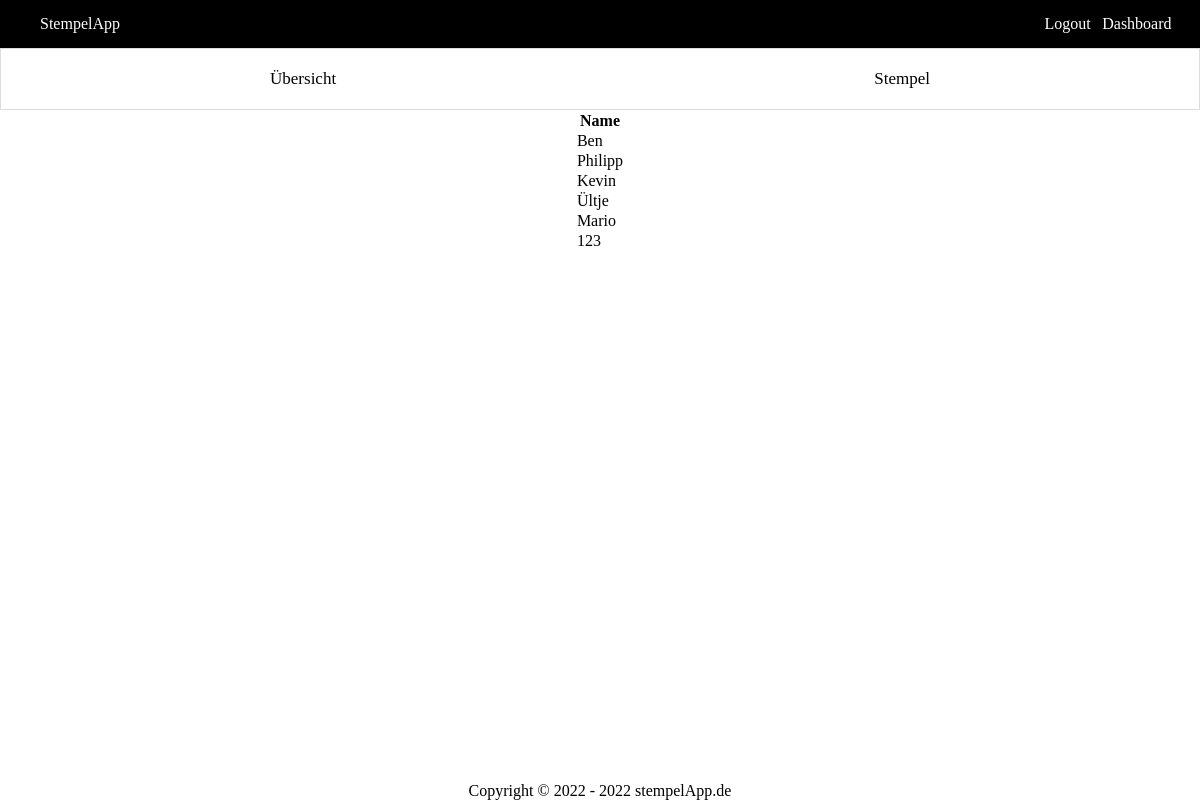
The app's page /website/dashboard/course/student.php?id=1 (signed in) with its own data.
### tables this page shows
CREATE TABLE Nutzer (Id INTEGER PRIMARY KEY UNIQUE, Name STRING NOT NULL UNIQUE, Passwort STRING NOT NULL, Rolle INTEGER NOT NULL, Freigeschaltet BOOLEAN);

### website/stempelAppManager.php (called while the page is built, shortened)
<?php
$db = new PDO('sqlite:' . dirname(__FILE__) . '/StempelApp.db');
function getUserById($id)
{
    global $db;
    $query =
        'SELECT *
        FROM Nutzer
        WHERE Id = :id';
    $stmt = $db->prepare($query);
    $stmt->bindParam(":id", $id);
    $stmt->execute();
    return $stmt->fetch(PDO::FETCH_ASSOC);
}
function getUsersForCourse($course)
{
    global $db;
    $query =
        'SELECT n.Id, n.Name
        FROM Nutzer n, Schüler_Kurs sk, Kurs k
        WHERE sk.Schüler = n.Id
        AND sk.Kurs = k.Id
        AND k.Id = :id';
    $stmt = $db->prepare($query);
    $stmt->bindParam(':id', $course['Id']);
    $stmt->execute();
    return $stmt->fetchAll(PDO::FETCH_ASSOC);
}

### website/dashboard/course/student.php (the view, shortened to what this page needs)
<?php
require_once "../../stempelAppManager.php";
$sessionUser = getUserByName($_SESSION['name']);
$selectedCourse = getUserById($_GET['id']);
$users = getUsersForCourse($selectedCourse);
function printColumnNames()
{
    global $users, $sessionUser;
    if (sizeof($users) != 0) {
        foreach ($users[0] as $key => $selectedCourse) {
            if ($key == 'Id' && !isUserAdmin($sessionUser)) { continue; } ?>
            <th><?= $key ?></th>
        <?php }
    }
}
function printEntityRow($user)
{
    global $sessionUser ?>
    <tr>
        <td><a href="../user/entity.php?id=<?= $user['Id'] ?>"><?= $user['Name'] ?></a></td>
    </tr>
<?php }
?>
<!DOCTYPE html>
<html lang="en" dir="ltr">
<head>
    <link rel="stylesheet" href="../../css/dashboard.css">
    <link rel="stylesheet" href="../../css/header.css">
    <link rel="stylesheet" href="../../css/footer.css">
    <link rel="stylesheet" href="../../css/config.css">
</head>
<body>
<?php include '../../header.inc.php'; ?>
<?php include 'buttonlist.inc.php'; ?>
<div class="container flex">
    <div class="table">
        <table>
            <tr>
                <?php printColumnNames() ?>
            </tr>
            <?php foreach ($users as $user) {
                printEntityRow($user);
            } ?>
        </table>
    </div>
</div>
<?php include '../../footer.inc.php'; ?>
</body>
</html>

### website/css/dashboard.css (style rules this page uses)
a { text-decoration: none; color: black; }
.container { width: 100%; height: 60%; justify-content: space-around; position: absolute; flex-wrap: wrap; align-items: flex-start; }

### website/css/header.css (style rules this page uses)
.flex { display: flex; }

### website/css/config.css (style rules this page uses)
* { margin: 0; padding: 0; border: 0; }
html,body { height: 100%; }

### records on screen
nutzer: Name "Ben"
nutzer: Name "Philipp"
nutzer: Name "Kevin"
nutzer: Name "Ültje"
nutzer: Name "Mario"
nutzer: Name "123"

### other values on screen
$key "Name"
